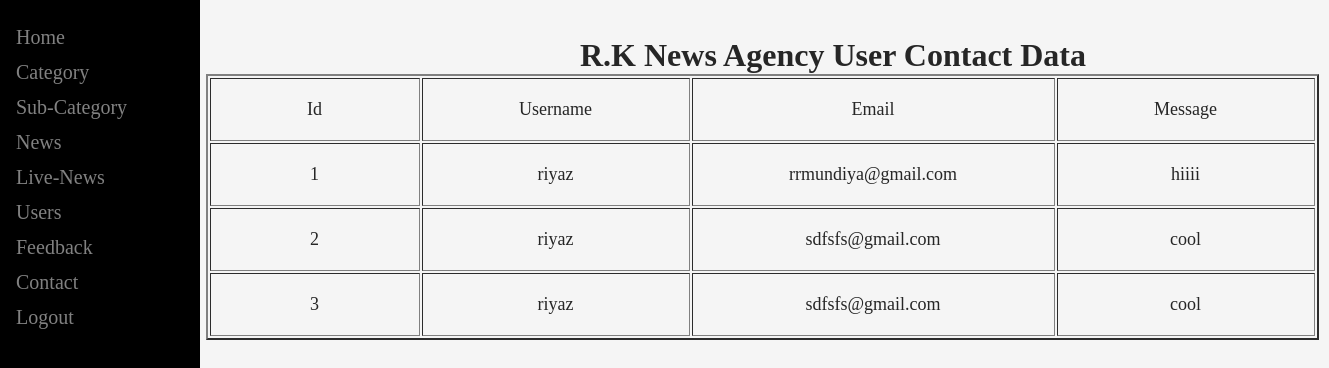
Screenshot of /Admin/contact.php (signed in) with the database file from the repository.
### tables this page shows
CREATE TABLE `contact` (
  `id` int(3) NOT NULL,
  `username` varchar(255) NOT NULL,
  `email` varchar(255) NOT NULL,
  `message` varchar(255) NOT NULL
);

### Admin/view_contact.php (the view)
<?php
$con = mysqli_connect('localhost','root','','rk_news');
function showData(){
    global $con;
    $query = " SELECT * FROM `contact` ";
    $run = mysqli_query($con , $query);
    if($run == TRUE)
{?>
<table border="2px" class="user_contact">
    <td>Id</td>
    <td>Username</td>
    <td>Email</td>
    <td>Message</td>
    <?php
    while ($data = mysqli_fetch_assoc($run))
     {
       ?>
       <tr>
        <td class="id"><?php echo $data['id'];?></td>
       <td class="username"><?php echo $data['username'];?></td>
       <td class="email"><?php echo $data['email'];?></td>
         <td class="message"><?php echo $data['message'];?></td>
       </tr> <?php
    }
    ?>
    </table>
    <?php
}
    else
    {
        echo "Error";
    }
}
?>
<body>
<div class="dis"><h1>R.K News Agency User Contact Data</h1></div>
<div class="user_data">
     <?php showData(); ?>
</div>
</body>

### Admin/css/style.css (style rules this page uses)
* { margin: 0; padding: 0; box-sizing: border-box; }
body { background-color:whitesmoke; }
.dis { margin: 37px 0px 0px 580px; color: #262626; }
.user_data table { margin: 0px 0 20px 206px; color: #262626; text-align: center; font-size: large; }
.user_contact td { padding: 20px 97px 20px 96px; text-align: center; }

### rows the page displays
contact: id "1", username "riyaz", email "rrmundiya@gmail.com", message "hiiii"
contact: id "2", username "riyaz", email "sdfsfs@gmail.com", message "cool"
contact: id "3", username "riyaz", email "sdfsfs@gmail.com", message "cool"
